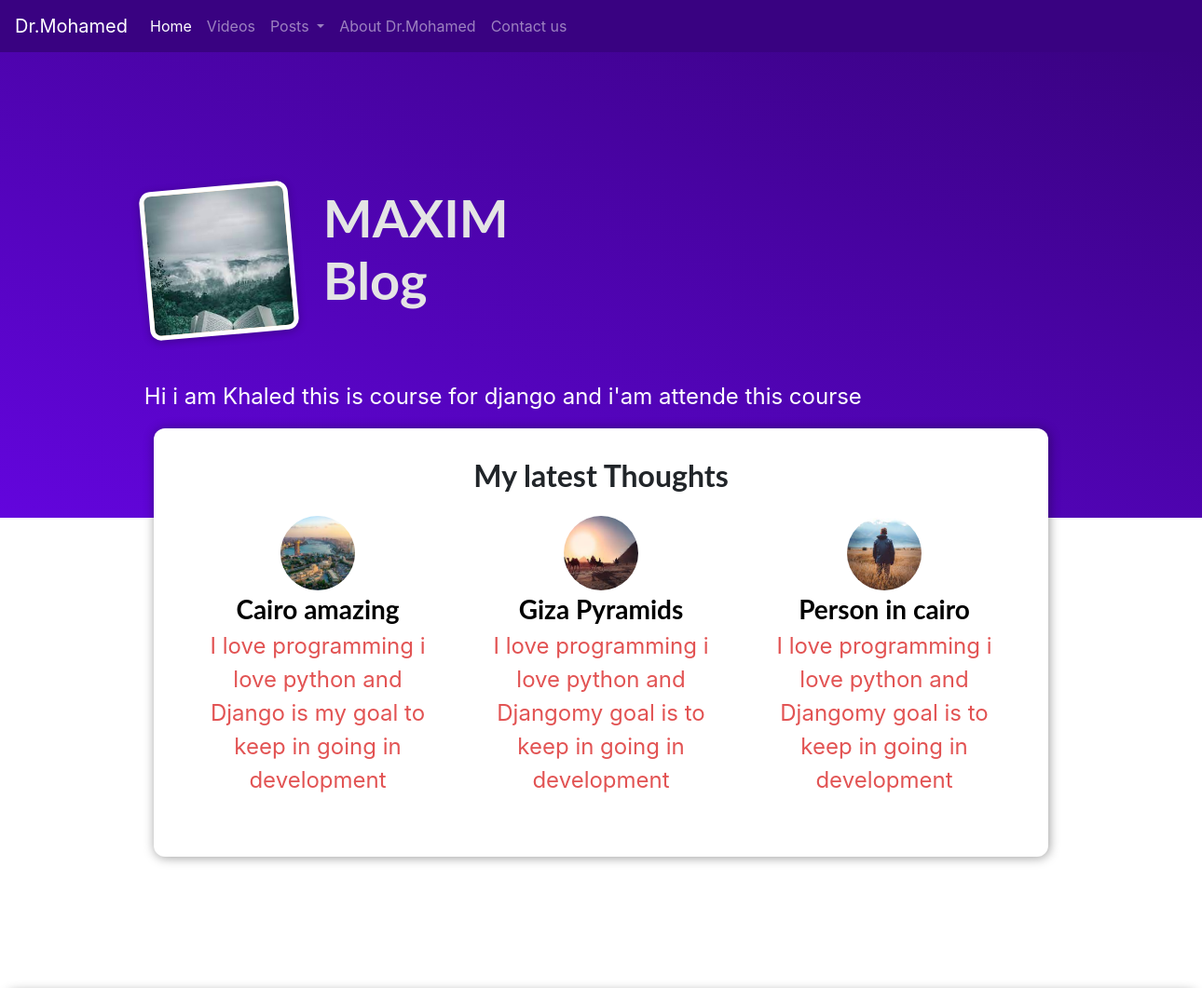
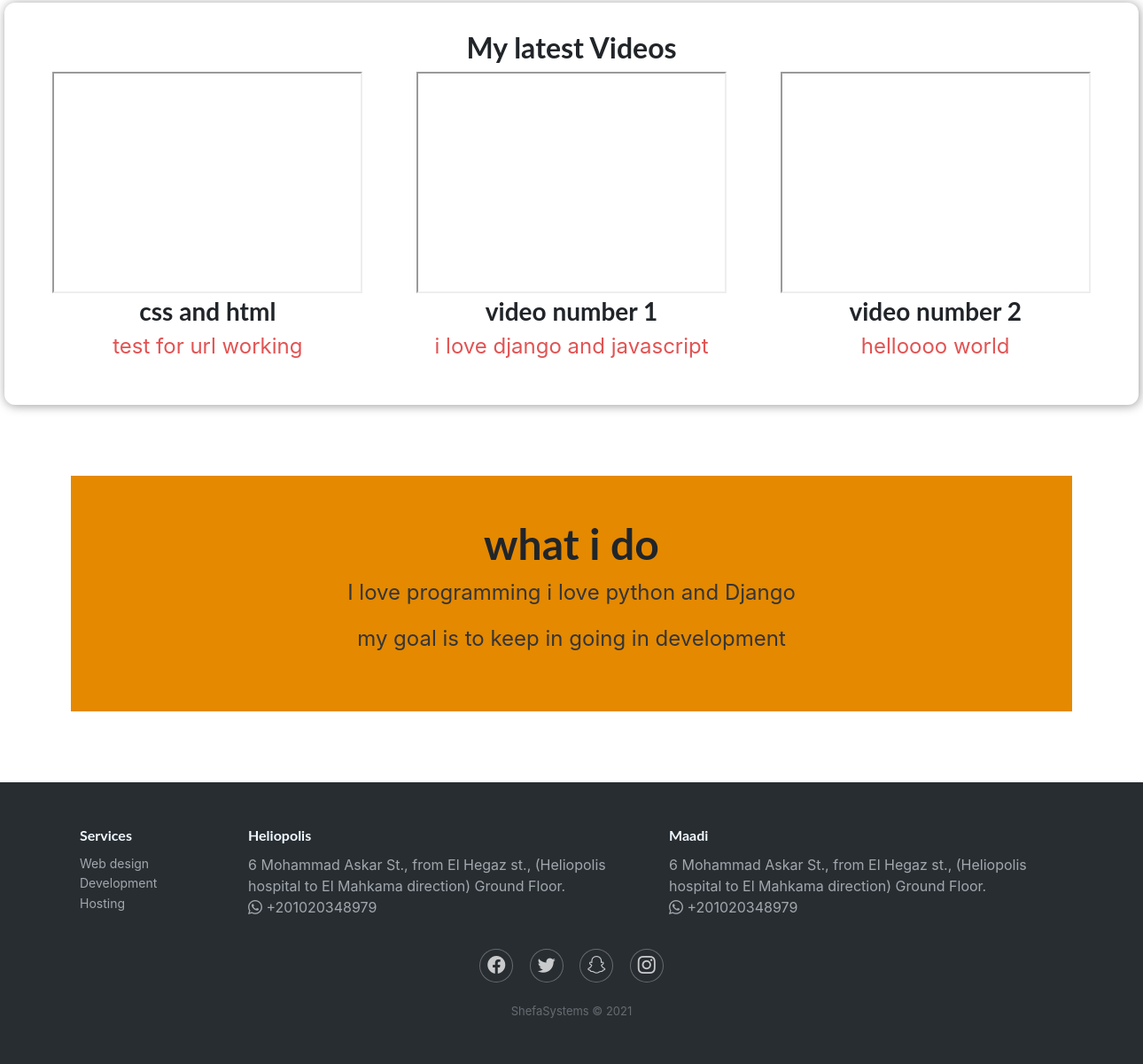
The page / on the database its author committed (2 pictures, top to bottom).
### blog/models.py (models this page shows)
class Post(models.Model):
    title = models.CharField(max_length=150)
    excerpt = models.CharField(max_length=200)
    image = models.ImageField(upload_to = "posts", null = True)
    date = models.DateField(auto_now=True)
    slug = models.SlugField(unique=True, db_index=True)
    content = models.TextField(validators=[MinLengthValidator(10)])
    author = models.ForeignKey(Author, on_delete=models.SET_NULL, null=True, related_name="posts")
    tags = models.ManyToManyField(Tag)
    category_name = models.ForeignKey(Category, on_delete=models.SET_NULL, null=True, related_name="categorys")
    pdf_word_file = models.FileField(upload_to="pdf word", null=True, max_length=150)

class Video(models.Model):
    title = models.CharField(max_length=150)
    excerpt = models.CharField(max_length=200)
    path_video = models.CharField(max_length=500)
    date = models.DateField(auto_now=True)
    slug = models.SlugField(unique=True, db_index=True)

### blog/views.py (the view)
# urls.py: path("",views.starting_page, name='starting-page'),
def starting_page(request):
    latest_date = Post.objects.all().order_by("-date")[:3]
    latest_date_video = Video.objects.update(path_video = Replace('path_video', Value('watch?v='), Value('embed/')))
    latest_date_video = Video.objects.all().order_by("-date")[:3]
    return render(request, "blog/index.html", {
        "latest_date":latest_date,
        "latest_date_video":latest_date_video,
    })

### blog/templates/blog/index.html (shortened to what this page needs)
{% extends "base.html" %}
{% load static %}
{% block css_files %}
  <link rel="stylesheet" href="{% static 'blog/post.css' %}">
  <link rel="stylesheet" href="{% static 'blog/index.css' %}">
{% endblock css_files %}
{% block content %}
  <section id="welcome">
      <header>
          <img src="{% static 'blog/images/book.jpg' %}" alt="Max - The Author Of This Blog">
          <h2>MAXIM Blog</h2>
      </header>
      <p>Hi i am Khaled this is course for django and i'am attende this course </p>
  </section>
  <section id="latest-posts">
    <h2>My latest Thoughts</h2>
    <ul>
      {% for post in latest_date %}
        {% include "blog/includes/post.html" %}
      {% endfor %}
    </ul>
  </section>
  <section id="latest-videos">
    <h2>My latest Videos</h2>
    <ul>
      {% for video in latest_date_video %}
        {% include "blog/includes/video.html" %}
      {% endfor %}
    </ul>
  </section>
  <section id="about">
      <h2>what i do</h2>
      <p>I love programming i love python and Django</p>
      <p>my goal is to keep in going in development</p>
  </section>
{% endblock content %}

### blog/templates/blog/includes/post.html
{% load static %}
<li>
    <article class="post">
        <a href="{% url 'post_detail-page' post.slug %}">
            <img src="{{ post.image.url }}" alt="{{post.title}}">
            <div class="post_content">
                <h3>{{post.title}}</h3>
                <p>
                    {{post.excerpt}}
                </p>
            </div>
        </a>
    </article>
</li>

### blog/templates/blog/includes/video.html
{% load static %}
<li>
    <article class="post">
            <iframe width="350" height="250" src="{{video.path_video}}">
            </iframe>
            <div class="post_content">
                <h3>{{video.title}}</h3>
                <p>
                    {{video.excerpt}}
                </p>
            </div>
    </article>
</li>

### static/app.css (style rules this page uses)
* { box-sizing: border-box; }
html { font-family: 'Roboto Mono', monospace; }
body { margin: 0; }
h1, h2, h3 { font-family: 'Lato', sans-serif; font-weight: bold; }

### blog/static/blog/post.css (style rules this page uses)
.post { display: flex; flex-direction: column; align-items: center; text-align: center; }
.post a { text-decoration: none; color: black; transition: all 0.2s ease; padding: 1rem; }
.post img { width: 5rem; height: 5rem; object-fit: cover; border-radius: 50%; }
.post h3 { margin: 0.25rem 0; }
.post_content { display: flex; flex-direction: column; align-items: center; text-align: center; }
.post_content p { font-size: 1.5rem; color: #e25353; }

### blog/static/blog/index.css (style rules this page uses)
#welcome { background: linear-gradient(to right top, #6305dd, #390281 ); padding: 6rem 12%; }
#welcome header { display: flex; align-items: flex-start; margin: 3rem auto; }
#welcome img { width: 10rem; height: 10rem; object-fit: cover; object-position: top; border: 5px solid white; border-radius: 12px; background-color: #ffe1bf; transform: rotateZ(-5deg); box-shadow: 0 2px 8px rgba(0, 0, 0, 0.25); }
#welcome h2 { font-size: 3.5rem; margin: 0 0 0 2rem; color: #e4e4e4; width: 10rem; }
#welcome p { color: white; font-size: 1.5rem; }
#latest-posts { background-color: white; padding: 2rem; border-radius: 12px; width: 60rem; margin: -6rem auto 2rem auto; box-shadow: 1px 1px 12px rgba(0, 0, 0, 0.4); }
#latest-posts h2 { text-align: center; }
#latest-posts ul { list-style: none; margin: 0; padding: 0; display: flex; gap: 1rem; }
#latest-posts li { flex: 1; }
#latest-videos { background-color: white; padding: 2rem; border-radius: 12px; width: 80rem; margin: 9rem auto 2rem auto; box-shadow: 1px 1px 12px rgba(0, 0, 0, 0.4); }
#latest-videos h2 { text-align: center; }
#latest-videos ul { list-style: none; margin: 0; padding: 0; display: flex; gap: 1rem; }
#latest-videos li { flex: 1; }
#about { text-align: center; padding: 3rem; background-color: #e48900; margin: 5rem; }
#about h2 { font-size: 3rem; }
#about p { font-size: 1.5rem; color: #353535; }

### rows shown on the page
Post: image (picture), title "Cairo amazing", excerpt "I love programming i love python and Django is my goal to keep in going in development"
Post: image (picture), title "Giza Pyramids", excerpt "I love programming i love python and Djangomy goal is to keep in going in development"
Post: image (picture), title "Person in cairo", excerpt "I love programming i love python and Djangomy goal is to keep in going in development"
Video: title "css and html", excerpt "test for url working"
Video: title "video number 1", excerpt "i love django and javascript"
Video: title "video number 2", excerpt "helloooo world"
